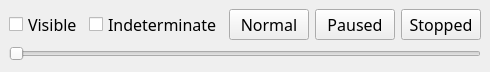
<?xml version="1.0" encoding="UTF-8"?>
<ui version="4.0">
 <class>MainWindow</class>
 <widget class="QMainWindow" name="MainWindow">
  <property name="geometry">
   <rect>
    <x>0</x>
    <y>0</y>
    <width>465</width>
    <height>72</height>
   </rect>
  </property>
  <property name="windowTitle">
   <string>MainWindow</string>
  </property>
  <widget class="QWidget" name="centralwidget">
   <layout class="QGridLayout" name="gridLayout">
    <item row="0" column="0">
     <layout class="QHBoxLayout" name="horizontalLayout">
      <item>
       <widget class="QCheckBox" name="checkBox">
        <property name="font">
         <font>
          <family>Droid Sans</family>
          <pointsize>12</pointsize>
         </font>
        </property>
        <property name="text">
         <string>Visible</string>
        </property>
       </widget>
      </item>
      <item>
       <widget class="QCheckBox" name="indeterminate">
        <property name="font">
         <font>
          <family>Droid Sans</family>
          <pointsize>12</pointsize>
         </font>
        </property>
        <property name="text">
         <string>Indeterminate</string>
        </property>
       </widget>
      </item>
      <item>
       <widget class="QPushButton" name="normal">
        <property name="font">
         <font>
          <family>Droid Sans</family>
          <pointsize>12</pointsize>
         </font>
        </property>
        <property name="text">
         <string>Normal</string>
        </property>
       </widget>
      </item>
      <item>
       <widget class="QPushButton" name="paused">
        <property name="font">
         <font>
          <family>Droid Sans</family>
          <pointsize>12</pointsize>
         </font>
        </property>
        <property name="text">
         <string>Paused</string>
        </property>
       </widget>
      </item>
      <item>
       <widget class="QPushButton" name="stopped">
        <property name="font">
         <font>
          <family>Droid Sans</family>
          <pointsize>12</pointsize>
         </font>
        </property>
        <property name="text">
         <string>Stopped</string>
        </property>
       </widget>
      </item>
     </layout>
    </item>
    <item row="1" column="0">
     <widget class="QSlider" name="slider">
      <property name="font">
       <font>
        <family>Droid Sans</family>
        <pointsize>12</pointsize>
       </font>
      </property>
      <property name="orientation">
       <enum>Qt::Horizontal</enum>
      </property>
     </widget>
    </item>
   </layout>
  </widget>
 </widget>
 <resources/>
 <connections/>
</ui>
